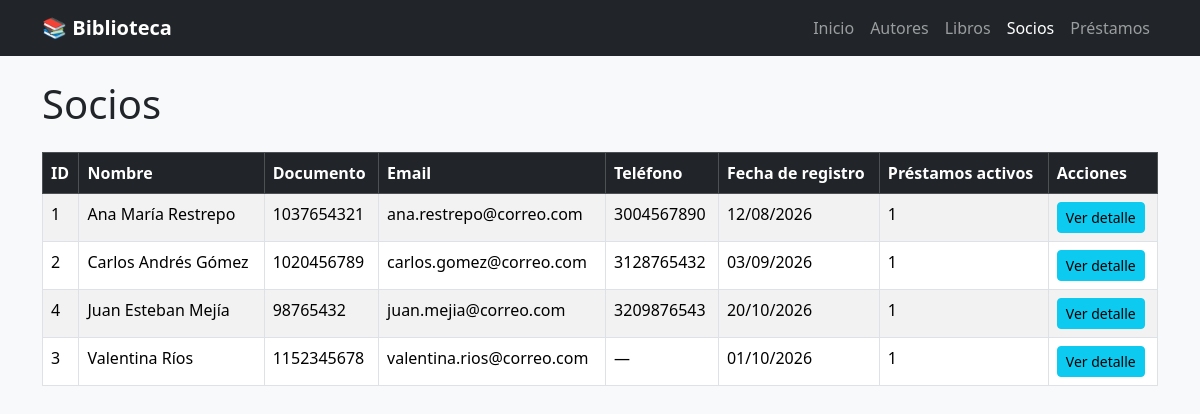
The app's page /socios/ with its own data.
### gestion/models.py (models this page shows, shortened)
class Socio(models.Model):
    nombre = models.CharField(max_length=100)
    documento = models.CharField(max_length=20, unique=True)
    email = models.EmailField()
    telefono = models.CharField(max_length=20, blank=True)
    fecha_registro = models.DateField(auto_now_add=True)

### gestion/views.py (the view)
# urls.py: path('socios/', views.lista_socios, name='lista_socios'),
def lista_socios(request):
    socios = Socio.objects.annotate(
        prestamos_activos=Count('prestamos', filter=Q(prestamos__devuelto=False))
    ).order_by('nombre')
    return render(request, 'gestion/socio_list.html', {'socios': socios})

### gestion/templates/gestion/socio_list.html (shortened to what this page needs)
{% extends 'gestion/base.html' %}
{% block content %}
<h1 class="mb-4">Socios</h1>
<table class="table table-striped table-hover table-bordered bg-white">
    <thead class="table-dark">
        <tr>
            <th>ID</th>
            <th>Nombre</th>
            <th>Documento</th>
            <th>Email</th>
            <th>Teléfono</th>
            <th>Fecha de registro</th>
            <th>Préstamos activos</th>
            <th>Acciones</th>
        </tr>
    </thead>
    <tbody>
        {% for socio in socios %}
        <tr>
            <td>{{ socio.id }}</td>
            <td>{{ socio.nombre }}</td>
            <td>{{ socio.documento }}</td>
            <td>{{ socio.email }}</td>
            <td>{{ socio.telefono|default:"—" }}</td>
            <td>{{ socio.fecha_registro|date:"d/m/Y" }}</td>
            <td>{{ socio.prestamos_activos }}</td>
            <td><a href="{% url 'detalle_socio' socio.pk %}" class="btn btn-info btn-sm">Ver detalle</a></td>
        </tr>
        {% empty %}
        <tr><td colspan="8" class="text-center">No hay socios registrados.</td></tr>
        {% endfor %}
    </tbody>
</table>
{% endblock %}

### records on screen
Socio: id "1", nombre "Ana María Restrepo", documento "1037654321", email "ana.restrepo@correo.com", telefono "3004567890", fecha_registro "12/08/2026", prestamos_activos "1"
Socio: id "2", nombre "Carlos Andrés Gómez", documento "1020456789", email "carlos.gomez@correo.com", telefono "3128765432", fecha_registro "03/09/2026", prestamos_activos "1"
Socio: id "4", nombre "Juan Esteban Mejía", documento "98765432", email "juan.mejia@correo.com", telefono "3209876543", fecha_registro "20/10/2026", prestamos_activos "1"
Socio: id "3", nombre "Valentina Ríos", documento "1152345678", email "valentina.rios@correo.com", telefono "—", fecha_registro "01/10/2026", prestamos_activos "1"
